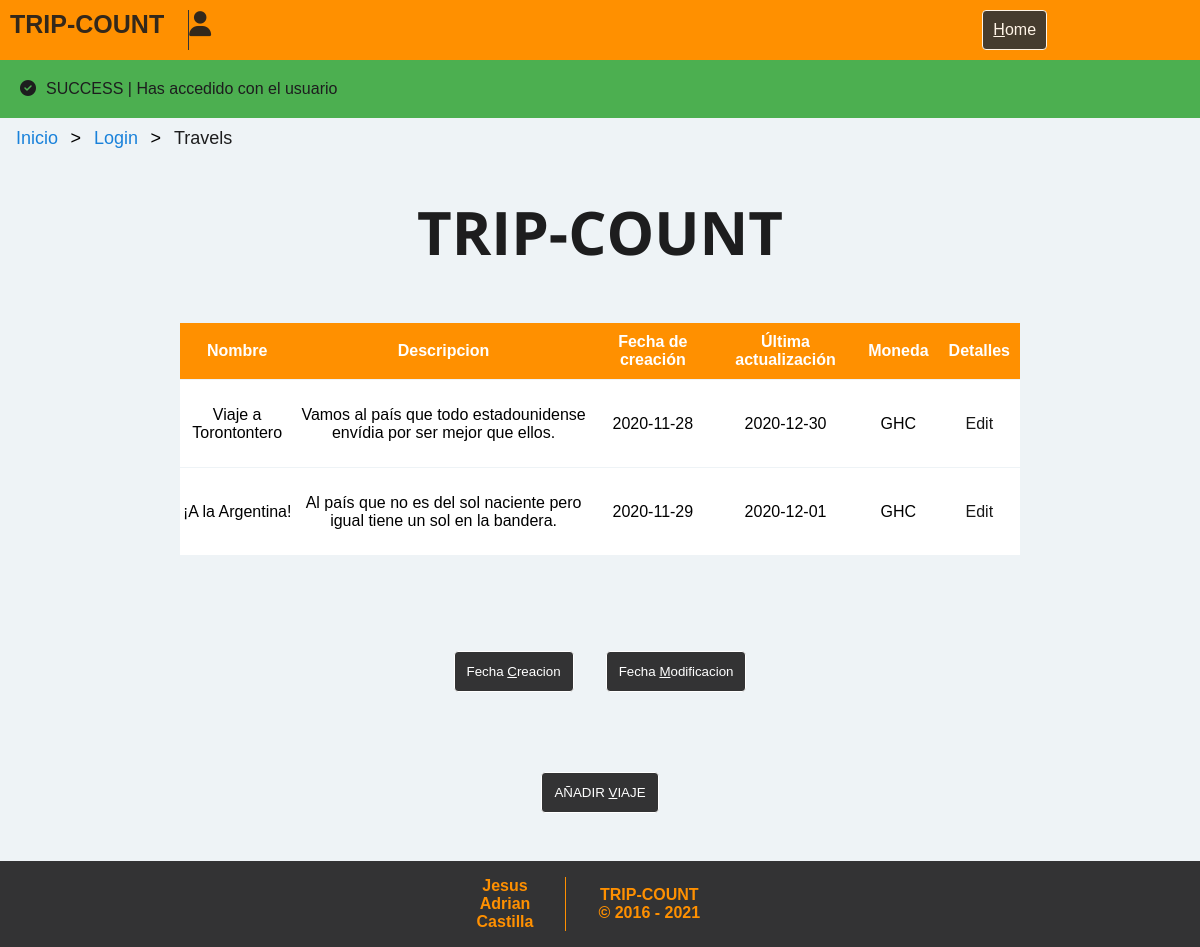
The page /home.php (signed in) on the database its author committed.
### tables this page shows
CREATE TABLE travels (
	id_travel MEDIUMINT NOT NULL AUTO_INCREMENT,
	t_name VARCHAR(100) NOT NULL,
	t_description VARCHAR(500) NOT NULL,
	t_creation DATE NOT NULL,
	t_update DATE NOT NULL,
	id_currency MEDIUMINT,
	FOREIGN KEY(id_currency) references currency(id_currency),
	PRIMARY KEY(id_travel)
);

CREATE TABLE currency (
	id_currency MEDIUMINT NOT NULL AUTO_INCREMENT,
	country VARCHAR(100),
	currency VARCHAR(100),
	code VARCHAR(100),
	symbol VARCHAR(100),
	PRIMARY KEY(id_currency)
);

### home.php (the view, shortened to what this page needs)
<!DOCTYPE html>
<html>
<head>
    <link href="//netdna.bootstrapcdn.com/font-awesome/3.2.1/css/font-awesome.css" rel="stylesheet">
    <link rel="stylesheet" href="styles/home.css">
    <link rel="stylesheet" href="styles/main.css">
    <?php include_once(dirname(__DIR__).'/Trip-Count/static/php/functions.php'); ?>
</head>
<body>
<?php include_once(dirname(__DIR__).'/Trip-Count/static/php/functions.php'); ?>
  <?php include_once(dirname(__DIR__) . "/Trip-Count/static/header.php");?>
  <div><?php systemMSG('success', 'Has accedido con el usuario ' . $_SESSION["name"])?></div>
  <ul class="breadcrumb">
    <li><a href="index.php">Inicio</a></li>
    <li><a href="login.php">Login</a></li>
    <li>Travels</li>
</ul>
  <section class="container main-content">
        <h1>TRIP-COUNT </h1>
    <div class="container espacidotabla">
            <?php
            $hostname = "localhost";
            $dbname = "tripcount";
            $username = "root";
            $pw = "";
            $pdo = new PDO("mysql:host=$hostname;dbname=$dbname", $username, $pw);
            ?>
            <table class='tabla'>
                <thead class="alert-info">
                    <tr>
                        <th>Nombre</th>
                        <th>Descripcion</th>
                        <th>Fecha de creación</th>
                        <th>Última actualización</th>
                        <th>Moneda</th>
                        <th>Detalles</th>
                    </tr>
                </thead>
                <tbody>
                    <?php
                    if(ISSET($_POST['t_creation'])){
                        $query = $pdo->prepare("SELECT id_travel, t_name, t_description, t_creation, t_update, code FROM travels tra LEFT JOIN currency cur ON tra.id_currency = cur.id_currency WHERE id_travel IN (SELECT id_travel FROM users_travels WHERE id_user = :id_user) ORDER BY `t_creation` ASC");
                        $query->bindParam(':id_user', $_SESSION['user_id']);
                        $query->execute();
                        systemMSG('info', 'Se ha ordenado por fecha de creacion ');
                        while($row = $query->fetch()){
                           echo "<tr onclick='details(".$row['id_travel'].")' id='".$row['id_travel']."'>
                            <td>".$row['t_name']."</td>
                            <td>".$row['t_description']."</td>
                            <td>".$row['t_creation']."</td>
                            <td>".$row['t_update']."</td>
                            <td>".$row['code']."</td>
                            <td><a href='edit_trip.php?id_travel=".$row['id_travel']."'>Edit</a></td>
                            </tr>";
                            $details_query = $pdo->prepare("SELECT expense_date, amount, name FROM expenses exp LEFT JOIN user_expenses ue ON exp.id_expense = ue.id_expense LEFT JOIN users u ON ue.id_user = u.id_user WHERE id_travel = :id ORDER by 1");
                            $details_query->bindParam(':id', $row['id_travel']);
                            $details_query->execute();
                            while($details_row = $details_query->fetch()){
                                echo "<tr class = 'details details".$row['id_travel']."'>
                                <td>Data despesa: ".$details_row['expense_date']."</td>
                                <td>Quantitat: ".$details_row['amount']."</td>
                                <td>Usuari: ".$details_row['name']."</td>
                                </tr>";
                            }
                            $total_query = $pdo->prepare("SELECT sum(amount) FROM expenses WHERE id_travel = :id GROUP BY id_travel");
                            $total_query->bindParam(':id', $row['id_travel']);
                            $total_query->execute();
                            while($total = $total_query->fetch()){
                                echo "
                                <tr class = 'details details".$row['id_travel']."'>
                                <td>Despesa total: ".$total['sum(amount)']."</td>
                                <td><a href='./enter_payments.php'>Afegir pagament</a></td>
                                <td><a href=''>Gestionar usuaris</a></td>
                                <td><a href='./balanç.php'>Balanç</a></td>
                                </tr>";
                            }
                        }
                    }else{
                        $query = $pdo->prepare("SELECT id_travel, t_name, t_description, t_creation, t_update, code FROM travels tra LEFT JOIN currency cur ON tra.id_currency = cur.id_currency WHERE id_travel IN (SELECT id_travel FROM users_travels WHERE id_user = :id_user) ORDER BY `id_travel` ASC");
                        $query->bindParam(':id_user', $_SESSION['user_id']);
                        $query->execute();
                        while($row = $query->fetch()){
                           echo "<tr onclick='details(".$row['id_travel'].")' id='".$row['id_travel']."'>
                            <td>".$row['t_name']."</td>
                            <td>".$row['t_description']."</td>
                            <td>".$row['t_creation']."</td>
                            <td>".$row['t_update']."</td>
                            <td>".$row['code']."</td>
                            <td><a href='edit_trip.php?id_travel=".$row['id_travel']."'>Edit</a></td>
                            </tr>";
                        }
                    }
        ?></p>
<p> </tbody><br />
</table></p>
</div>
<div>
   <form method="POST" action=""><br/>
        <button  class="button aviaje" name="t_creation" accesskey="c">Fecha <u>C</u>reacion</button>
        <button  class="button aviaje" name="t_update" accesskey="m">Fecha <u>M</u>odificacion</button>
    </form>
</div>
    <button class="button aviaje" onclick="wraper()" id="btnAÃ±adirViaje" accesskey="v"> <span>AÑADIR <u>V</u>IAJE</span></button>
  </section>
  <?php include_once(dirname(__DIR__) . "/Trip-Count/static/footer.php");?>
</body>
</html>

### styles/home.css (style rules this page uses)
* { margin: 0; padding: 0; box-sizing: border-box; }
html { font: normal 16px sans-serif; color: #1D1D1E; }
a { text-decoration: none; color: inherit; cursor: pointer; opacity: 0.9; }
section { display: flex; flex-direction: column; align-items: center; }
.container { min-height: 100%; color: #1D1D1E; text-align: center; }
.container h1 { font: bold 60px 'Open Sans', sans-serif; margin-bottom: 2rem; margin-top: 2rem; }
.tabla { border-collapse: collapse; color: #fff; width: 100%; height: 100%; }
.espacidotabla { display: flex; flex-direction: column; justify-content: center; width: 70%; height: 250px; }
th { background-color: #FF9000; padding: 10px; }
td { background: #fff; color: #000; border-top: 1px solid #EEF3F6; }
form { display: flex; justify-content: center; margin-top: 2rem; }

### styles/main.css (style rules this page uses)
* { margin: 0; font-family: Arial, Helvetica, sans-serif; }
html { height: 100%; }
body { overflow-x: hidden; display: flex; flex-direction: column; min-height: 100%; background: #EEF3F6; }
ul.breadcrumb { padding: 10px 16px; list-style: none; }
ul.breadcrumb li { display: inline; font-size: 18px; }
ul.breadcrumb li+li:before { padding: 8px; color: black; content: ">\00a0"; }
ul.breadcrumb li a { color: #0275d8; text-decoration: none; }
.button { background-color: #333334; border: solid 1px white; color: white; transition: 0.5s; padding: 10px; border-radius: 4px; cursor:pointer }
.button span { cursor: pointer; display: inline-block; position: relative; transition: 0.5s; }
.button span:after { content: '\00bb'; position: absolute; opacity: 0; top: 0; right: -50px; transition: 0.5s; }
ul { list-style: none; }
.main-content { display: flex; align-items: center; flex: 1 0 auto; flex-direction: column; justify-content: center; }
span::before { margin-right: 10px; }
.aviaje { margin: 1rem; margin-top: 4rem; padding: 12px; border-radius: 4px; }
.aviaje span::after { font-family: FontAwesome; content: "\f055"; }

### rows shown on the page
travels: t_name "Viaje a Torontontero", t_description "Vamos al país que todo estadounidense envídia por ser mejor que ellos.", t_creation "2020-11-28", t_update "2020-12-30", id_currency.code "GHC"
travels: t_name "¡A la Argentina!", t_description "Al país que no es del sol naciente pero igual tiene un sol en la bandera.", t_creation "2020-11-29", t_update "2020-12-01", id_currency.code "GHC"

### other values the page prints
$msg "Has accedido con el usuario"
